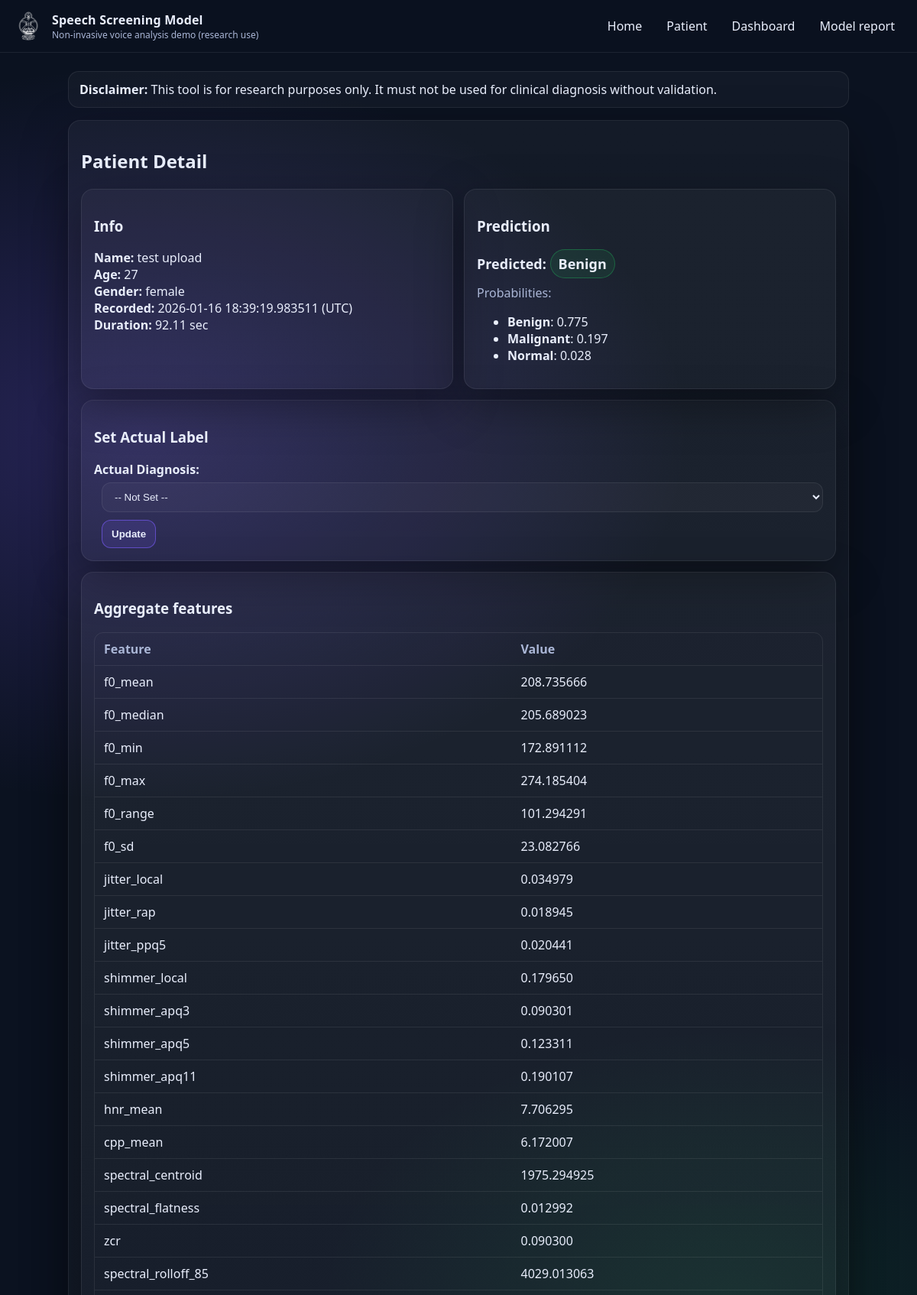
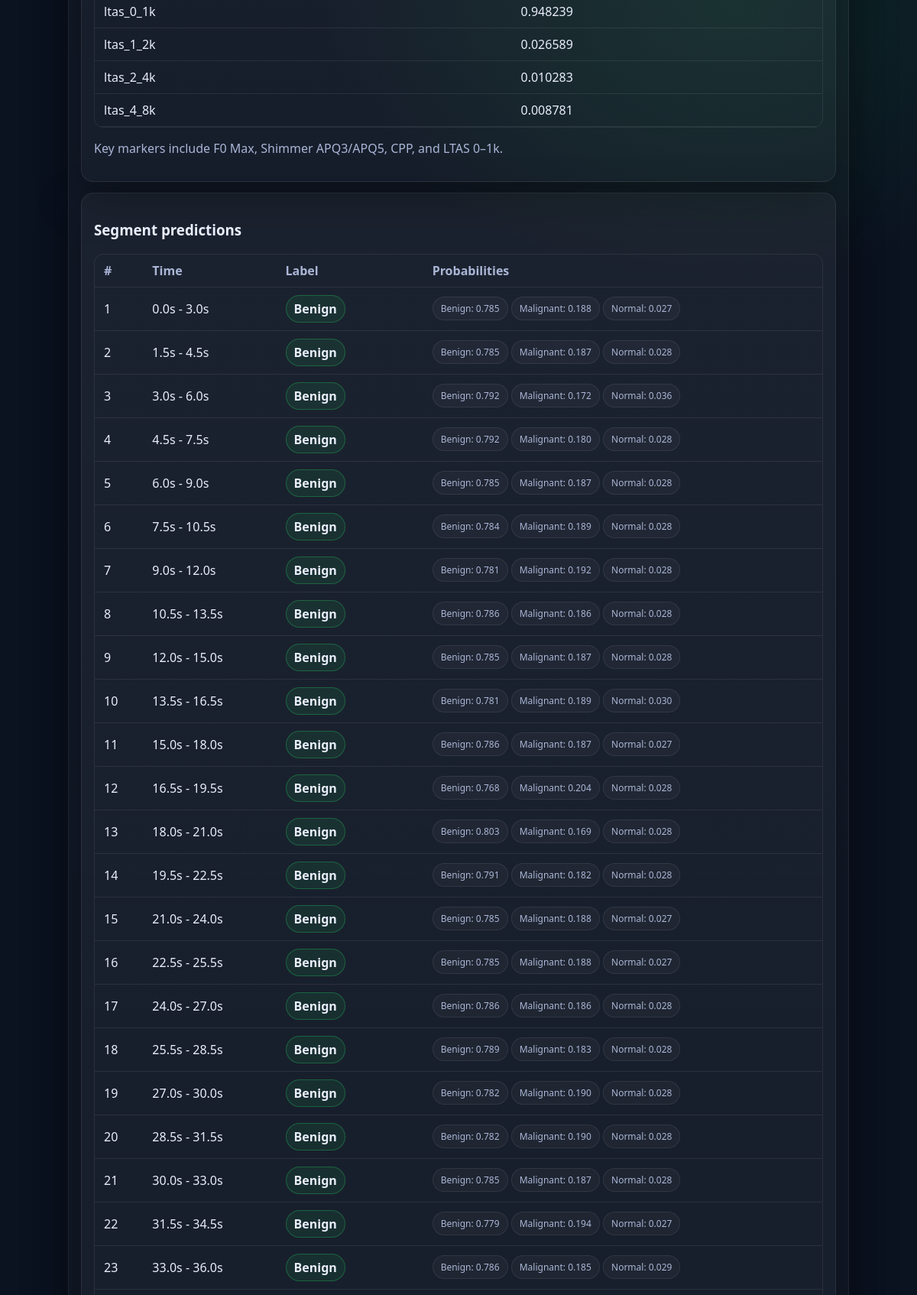
Page /dashboard/patient/115 (upper part) on the committed database (2 pictures, top to bottom).
### app/models_db.py (models this page shows)
class Patients(SQLModel, table=True):
    id: Optional[int] = Field(default=None, primary_key = True)
    name: str
    age: int
    gender: str  # "male" / "female"
    created_at: datetime = Field(default_factory=datetime.now)
    audio_path: str
    duration_sec: float
    actual_label: Optional[str] = None
    predicted_label: Optional[str] = None
    predicted_proba_json: Optional[str] = None
    segments: list["SegmentPredictions"] = Relationship(back_populates = "patient")

class SegmentPredictions(SQLModel, table=True):
    __tablename__ = 'segment_predictions'
    id: Optional[int] = Field(default=None, primary_key = True)
    patient_id: int = Field(foreign_key = "patients.id")
    segment_index: int
    start_time_sec: float
    end_time_sec: float
    predicted_label: str
    predicted_proba_json: str
    features_json: str
    patient: Optional["Patients"] = Relationship(back_populates = "segments")

### app/main.py (the view)
@app.get("/dashboard/patient/{pid}", response_class=HTMLResponse)
def patient_detail(pid: int, request: Request, session: Session = Depends(get_session)):
    rec = session.get(Patients, pid)
    if not rec:
        raise HTTPException(status_code=404, detail="Not found")
    proba = json.loads(rec.predicted_proba_json)
    label_map = {
        "0": "Benign",
        "1": "Malignant",
        "2": "Normal",
    }
    proba_mapped = {}
    for key in proba.keys():
        if key in label_map:
            proba_mapped[label_map[key]] = proba[key]
        else:
            proba_mapped[key.capitalize()] = proba[key]
    predicted_label_display = label_map.get(rec.predicted_label, rec.predicted_label.capitalize())
    if predicted_label_display not in label_map:
        predicted_label_display = predicted_label_display.capitalize()
    seg_records = session.exec(
        select(SegmentPredictions)
        .where(SegmentPredictions.patient_id == pid)
        .order_by(SegmentPredictions.segment_index.asc())
    ).all()
    seg_preds = []
    all_features = []
    for seg_rec in seg_records:
        seg_proba = json.loads(seg_rec.predicted_proba_json)
        seg_features = json.loads(seg_rec.features_json)
        seg_proba_mapped = {}
        for key in seg_proba.keys():
            if key in label_map:
                seg_proba_mapped[label_map[key]] = seg_proba[key]
            else:
                seg_proba_mapped[key.capitalize()] = seg_proba[key]
        seg_preds.append({
            "segment_index": seg_rec.segment_index,
            "start_time": seg_rec.start_time_sec,
            "end_time": seg_rec.end_time_sec,
            "label": label_map.get(seg_rec.predicted_label, seg_rec.predicted_label.capitalize()),
            "proba": seg_proba_mapped,
        })
        all_features.append(seg_features)
    if all_features:
        agg_feats = aggregate_segment_features(all_features)
    else:
        agg_feats = {}
    return templates.TemplateResponse(
        "patient_details.html",
        {
            "request": request,
            "rec": rec,
            "predicted_label_display": predicted_label_display,
            "proba": proba_mapped,
            "seg_preds": seg_preds,
            "features": {"aggregate": agg_feats},
            "label_map": label_map,
        },
    )

### app/templates/patient_details.html (shortened to what this page needs)
{% extends "base.html" %}
{% block content %}
<section class="card">
  <h2>Patient Detail</h2>
  <div class="grid2" style="margin-bottom: 14px;">
    <div class="card soft">
      <h3>Info</h3>
      <div><b>Name:</b> {{ rec.name }}</div>
      <div><b>Age:</b> {{ rec.age }}</div>
      <div><b>Gender:</b> {{ rec.gender }}</div>
      <div><b>Recorded:</b> {{ rec.created_at }} (UTC)</div>
      <div><b>Duration:</b> {{ "%.2f"|format(rec.duration_sec) }} sec</div>
    </div>
    <div class="card soft">
      <h3>Prediction</h3>
      <div class="big">Predicted: <span class="tag">{{ predicted_label_display }}</span></div>
      <div class="muted">Probabilities:</div>
      <ul>
        {% for k,v in proba.items() %}
          <li><b>{{ k }}</b>: {{ "%.3f"|format(v) }}</li>
        {% endfor %}
      </ul>
    </div>
  </div>
  <div class="card soft" style="margin-top: 14px;">
    <h3>Set Actual Label</h3>
    <form method="POST" action="/dashboard/patient/{{ rec.id }}/update-label">
      <label>
        Actual Diagnosis:
        <select name="actual_label" style="margin-left: 10px;">
          <option value="">-- Not Set --</option>
        </select>
      </label>
      <button type="submit" class="btn primary" style="margin-left: 10px; margin-top: 10px;">Update</button>
    </form>
  </div>
  <div class="card" style="margin-top: 14px;">
    <h3>Aggregate features</h3>
    <div class="tableWrap">
      <table class="table">
        <thead><tr><th>Feature</th><th>Value</th></tr></thead>
        <tbody>
        {% for k,v in features["aggregate"].items() %}
          <tr><td>{{ k }}</td><td>{{ "%.6f"|format(v) if v is number else v }}</td></tr>
        {% endfor %}
        </tbody>
      </table>
    </div>
    <p class="muted">
      Key markers include F0 Max, Shimmer APQ3/APQ5, CPP, and LTAS 0–1k.
    </p>
  </div>
  <div class="card" style="margin-top: 14px;">
    <h3>Segment predictions</h3>
    <div class="tableWrap">
      <table class="table">
        <thead><tr><th>#</th><th>Time</th><th>Label</th><th>Probabilities</th></thead>
        <tbody>
        {% for sp in seg_preds %}
          <tr>
            <td>{{ loop.index }}</td>
            <td>{{ "%.1f"|format(sp.start_time) }}s - {{ "%.1f"|format(sp.end_time) }}s</td>
            <td><span class="tag">{{ sp.label }}</span></td>
            <td>
              {% for k,v in sp.proba.items() %}
                <span class="pill">{{ k }}: {{ "%.3f"|format(v) }}</span>
              {% endfor %}
            </td>
          </tr>
        {% endfor %}
        </tbody>
      </table>
    </div>
  </div>
</section>
{% endblock %}

### app/static/app.css (style rules this page uses)
:root { --bg:#0b1220; --card:#111a2b; --soft:#0e1729; --text:#e9eefc; --muted:#aab6d6; --accent:#7c5cff; --accent2:#22c55e; --line:rgba(255,255,255,0.08); }
* { box-sizing:border-box }
body { margin:0; font-family: ui-sans-serif, system-ui, -apple-system, Segoe UI, Roboto; background: radial-gradient(1200px 800px at 15% 10%, rgba(124,92,255,0.25), transparent 60%), radial-gradient(900px 600px at 80% 30%, rgba(34,197,94,0.12), transparent 60%), var(--bg); color:var(--text); }
.card { background: linear-gradient(180deg, rgba(255,255,255,0.04), rgba(255,255,255,0.02)); border:1px solid var(--line); border-radius:16px; padding:16px; box-shadow: 0 20px 60px rgba(0,0,0,0.35); }
.soft { background:rgba(255,255,255,0.03) }
.muted { color:var(--muted) }
.grid2 { display:grid; grid-template-columns: 1fr 1fr; gap:14px }
.big { font-size:18px; font-weight:800; margin:8px 0 }
label { display:flex; flex-direction:column; gap:6px; font-weight:600 }
input,select { padding:10px 12px; border-radius:12px; border:1px solid var(--line); background:rgba(255,255,255,0.03); color:var(--text); outline:none; }
.btn { display:inline-flex; align-items:center; justify-content:center; gap:8px; padding:10px 12px; border-radius:12px; border:1px solid var(--line); background:rgba(255,255,255,0.03); color: var(--text); cursor:pointer; font-weight: 600; }
.btn.primary { border-color: rgba(124,92,255,0.6); background: rgba(124,92,255,0.15); color: var(--text); }
.pill { display:inline-flex; padding:6px 10px; border-radius:999px; border:1px solid var(--line); background:rgba(255,255,255,0.03); font-size:12px; color:var(--muted); }
.tag { display:inline-flex; padding:6px 10px; border-radius:999px; border:1px solid rgba(34,197,94,0.35); background:rgba(34,197,94,0.10); font-weight:800; }
.tableWrap { overflow:auto; border-radius:12px; border:1px solid var(--line) }
.table { width:100%; border-collapse:collapse; min-width:700px }
.table th,.table td { padding:10px 12px; border-bottom:1px solid var(--line); text-align:left; }
.table th { color:var(--muted); font-weight:700 }

### rows in the picture
Patients: name "test upload", age "27", gender "female", created_at "2026-01-16 18:39:19.983511", duration_sec "92.11"
SegmentPredictions: start_time "0.0", end_time "3.0", label "Benign", proba "Benign" "Malignant" "Normal", v "0.785" "0.188" "0.027"
SegmentPredictions: start_time "1.5", end_time "4.5", label "Benign", proba "Benign" "Malignant" "Normal", v "0.785" "0.187" "0.028"
SegmentPredictions: start_time "3.0", end_time "6.0", label "Benign", proba "Benign" "Malignant" "Normal", v "0.792" "0.172" "0.036"
SegmentPredictions: start_time "4.5", end_time "7.5", label "Benign", proba "Benign" "Malignant" "Normal", v "0.792" "0.180" "0.028"
SegmentPredictions: start_time "6.0", end_time "9.0", label "Benign", proba "Benign" "Malignant" "Normal", v "0.785" "0.187" "0.028"
SegmentPredictions: start_time "7.5", end_time "10.5", label "Benign", proba "Benign" "Malignant" "Normal", v "0.784" "0.189" "0.028"
SegmentPredictions: start_time "9.0", end_time "12.0", label "Benign", proba "Benign" "Malignant" "Normal", v "0.781" "0.192" "0.028"
SegmentPredictions: start_time "10.5", end_time "13.5", label "Benign", proba "Benign" "Malignant" "Normal", v "0.786" "0.186" "0.028"
SegmentPredictions: start_time "12.0", end_time "15.0", label "Benign", proba "Benign" "Malignant" "Normal", v "0.785" "0.187" "0.028"
SegmentPredictions: start_time "13.5", end_time "16.5", label "Benign", proba "Benign" "Malignant" "Normal", v "0.781" "0.189" "0.030"
SegmentPredictions: start_time "15.0", end_time "18.0", label "Benign", proba "Benign" "Malignant" "Normal", v "0.786" "0.187" "0.027"
SegmentPredictions: start_time "16.5", end_time "19.5", label "Benign", proba "Benign" "Malignant" "Normal", v "0.768" "0.204" "0.028"
SegmentPredictions: start_time "18.0", end_time "21.0", label "Benign", proba "Benign" "Malignant" "Normal", v "0.803" "0.169" "0.028"
SegmentPredictions: start_time "19.5", end_time "22.5", label "Benign", proba "Benign" "Malignant" "Normal", v "0.791" "0.182" "0.028"
SegmentPredictions: start_time "21.0", end_time "24.0", label "Benign", proba "Benign" "Malignant" "Normal", v "0.785" "0.188" "0.027"
SegmentPredictions: start_time "22.5", end_time "25.5", label "Benign", proba "Benign" "Malignant" "Normal", v "0.785" "0.188" "0.027"
SegmentPredictions: start_time "24.0", end_time "27.0", label "Benign", proba "Benign" "Malignant" "Normal", v "0.786" "0.186" "0.028"
SegmentPredictions: start_time "25.5", end_time "28.5", label "Benign", proba "Benign" "Malignant" "Normal", v "0.789" "0.183" "0.028"
SegmentPredictions: start_time "27.0", end_time "30.0", label "Benign", proba "Benign" "Malignant" "Normal", v "0.782" "0.190" "0.028"
SegmentPredictions: start_time "28.5", end_time "31.5", label "Benign", proba "Benign" "Malignant" "Normal", v "0.782" "0.190" "0.028"
SegmentPredictions: start_time "30.0", end_time "33.0", label "Benign", proba "Benign" "Malignant" "Normal", v "0.785" "0.187" "0.028"
SegmentPredictions: start_time "31.5", end_time "34.5", label "Benign", proba "Benign" "Malignant" "Normal", v "0.779" "0.194" "0.027"
SegmentPredictions: start_time "33.0", end_time "36.0", label "Benign", proba "Benign" "Malignant" "Normal", v "0.786" "0.185" "0.029"

### other values in the picture
{{ predicted_label_display }} "Benign"
{{ k }} "Benign" "Malignant" "Normal"
{{ "%.3f"|format(v) }} "0.775" "0.197" "0.028"
{{ k }} "f0_mean" "f0_median" "f0_min" "f0_max" "f0_range" "f0_sd" "jitter_local" "jitter_rap" "jitter_ppq5" "shimmer_local" "shimmer_apq3" "shimmer_apq5" "shimmer_apq11" "hnr_mean" "cpp_mean" "spectral_centroid" "spectral_flatness" "zcr" "spectral_rolloff_85" "ltas_0_1k" "ltas_1_2k" "ltas_2_4k" "ltas_4_8k"
{{ "%.6f"|format(v) if v is number else v }} "208.735666" "205.689023" "172.891112" "274.185404" "101.294291" "23.082766" "0.034979" "0.018945" "0.020441" "0.179650" "0.090301" "0.123311" "0.190107" "7.706295" "6.172007" "1975.294925" "0.012992" "0.090300" "4029.013063" "0.948239" "0.026589" "0.010283" "0.008781"
